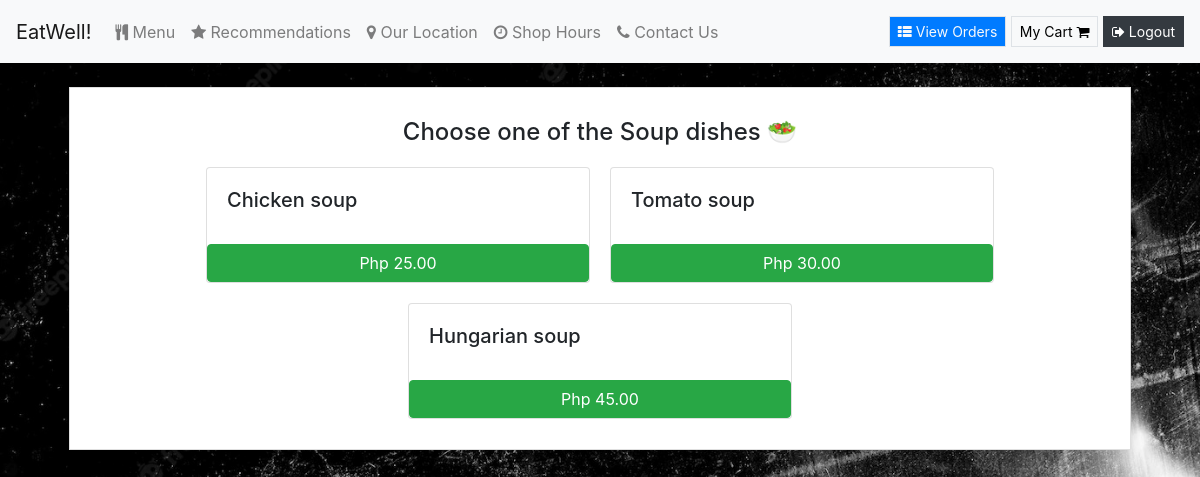
The page /Soup (signed in) on the database its author committed.
### orders/models.py (models this page shows, shortened)
class Soup(models.Model):
    dish_name = models.CharField(max_length=200)
    price = models.DecimalField(max_digits=6, decimal_places=2)
    class Meta:
        verbose_name = "List of Soup"
        verbose_name_plural = "List of Soup"

### orders/views.py (the view)
# urls.py: path("Soup", views.soup, name="soup"),
def soup(request):
    if request.user.is_authenticated:
        return render(request, "orders/soup.html", context={"dishes": Soup.objects.all})
    else:
        return redirect("orders:login")

### orders/templates/orders/soup.html
{% extends 'orders/header.html' %} {% block content %}
<div class="container">
    <div class="content my-4 px-4">
        <div class="card rounded-0 shadow">
            <div class="card-body">
                <h4 style="margin:10px; text-align:center;"> Choose one of the Soup dishes &#x1f957 </h4>
                <div class="row justify-content-center">
                    {% for dish in dishes %}
                    <div class="card" id="regular_pizza_card" style="width: 24rem; margin:10px;">
                        <div class="card-body">
                            <h5 class="card-title">{{dish.dish_name}}</h5>
                        </div>
                        <button class="btn btn-success" onclick="add_to_cart({item_description:'{{dish.dish_name}}' , price:{{dish.price}} })">Php {{dish.price}}</button>
                    </div>
                    {% endfor %}
                </div>
            </div>
        </div>
    </div>
</div>
{% endblock %}

### orders/static/orders/style.css (style rules this page uses)
html, body { height: 100%; width: 100%; }
body { background-image: url(./../img/background.jpg); background-repeat: no-repeat; background-size: cover; background-position: center center; backdrop-filter: brightness(0.9887); }
* { margin: 0; padding: 0; box-sizing: border-box; }
.container { display: flex; align-items: auto; justify-content: auto; height: auto; }

### rows shown on the page
Soup: dish_name "Chicken soup", price "25.00"
Soup: dish_name "Tomato soup", price "30.00"
Soup: dish_name "Hungarian soup", price "45.00"
